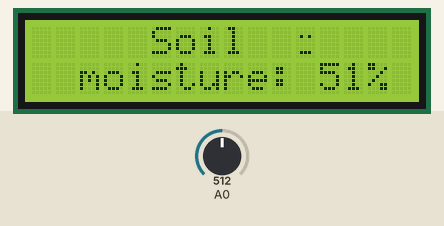
The sketch below on a simulated Arduino Uno, built with avr-gcc and run on an emulated ATmega328P. On the bench: 16×2 character LCD. The test bench sets the inputs (shaded band); at power-on: A0 = 512.

Above: at 1.2 s.
1.3 s: A0 set to 432
At 2.7 s:
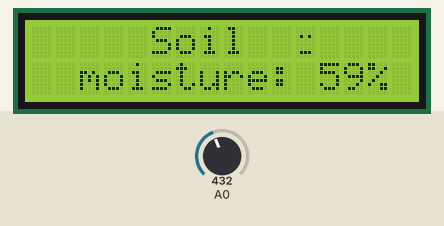
6.3 s: A0 set to 402
At 8.1 s:
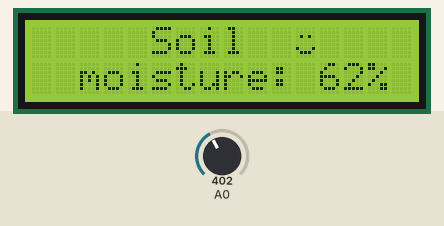
11.3 s: A0 set to 511
At 13.3 s:
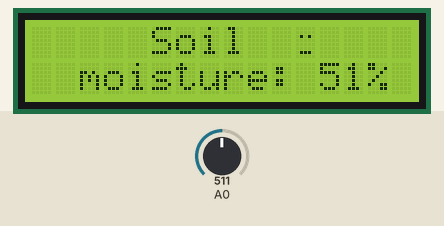
Timing chart, 0 to 14.8 s (numbered marks = the images above; inputs shaded):
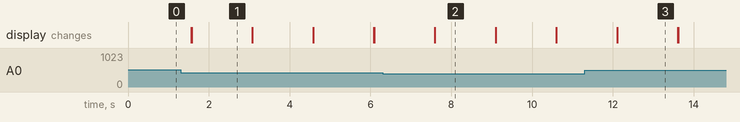

The sketch:

HumiditySensor.ino
```cpp
#include <LiquidCrystal.h>


// Создаем константы контактов для подключения к ардуино.
const int RS = 4, EN = 5, D4 = 10, D5 = 11, D6 = 12, D7 = 13;

// Инициализируем объект-экран.
LiquidCrystal lcd(RS, EN, D4, D5, D6, D7);

// Веселый смайлик
byte smiley_funny[8] = {
  0b00000,
  0b00000,
  0b01010,
  0b00000,
  0b00000,
  0b10001,
  0b01110,
  0b00000
};

// Строгий смайлик
byte smiley_strict[8] = {
  0b00000,
  0b00000,
  0b01010,
  0b00000,
  0b00000,
  0b00000,
  0b01110,
  0b00000
};

void setup() {
  lcd.begin(16, 2);
  lcd.createChar(1, smiley_funny);
  lcd.createChar(2, smiley_strict);
}

void loop() {
  // Устанавливаем курсор в позицию (0, 0)
  lcd.setCursor(5, 0);
  lcd.print("Soil");

  // Считываем показания(0 - 1023) с аналогового пина к которому подключен датчи влажности почвы.
  // Чем выше значение тем сопротивление больше, а значит почва сухая.
  int sensorReading = analogRead(0);
  // Преобразуем значение из 0 - 1023 в 1 - 100; => 0 = 100; 1023 = 1.
  int humidity_percentage = map(sensorReading, 0, 1023, 100, 1);
  if (humidity_percentage > 60){
    lcd.setCursor(11, 0);
    lcd.write(byte(1));
  } else {
    lcd.setCursor(11, 0);
    lcd.write(byte(2));
  }

  lcd.setCursor(2, 1);
  lcd.print("moisture: ");

  lcd.print(int(humidity_percentage));
  lcd.print("%");
  delay(1500);
  lcd.clear();

}
```

Measured:
- the behaviour switches between 414 and 413 on A0 (found by bisection; images 1 and 2)
- after the input at 1.3 s, the display: first differs from a run without the input after 0.27 s (image 1)
- after the input at 6.3 s, the display: first differs from a run without the input after 1.3 s (image 2)
- after the input at 11.3 s, the display: first differs from a run without the input after 0.81 s (image 3)
- what the display in image 1 shows lasts 1.5 s, from 1.6 s to 3.1 s
